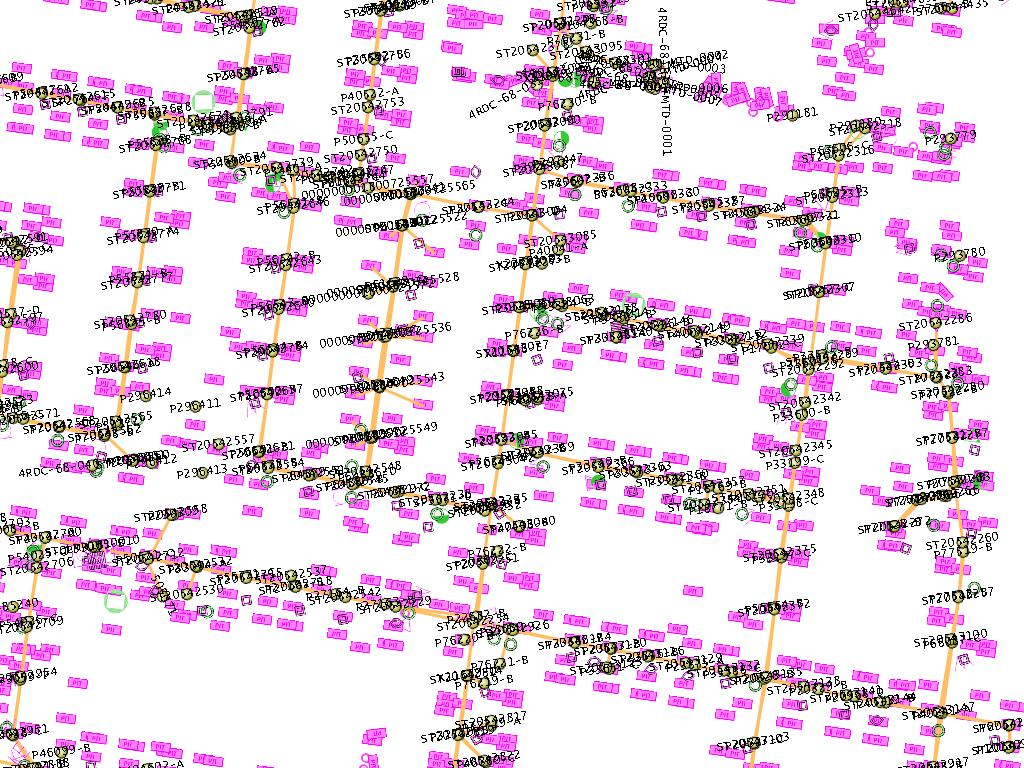
#> input picture WMS_Regression_Runner/Concept1/wms1.jpg, 1024 x 768 px
$ jupyter execute WMS_Regression_Runner_Concept1.ipynb
#> lines starting #> are read from the running program, lines starting #| are printed output that depends on the picture; long printed decimals are rounded
## WMS Regression Runner V1

[cell 1]
from PIL import Image, ImageChops, ImageStat
from os import remove
import argparse
import sys

[cell 2]
diff_img_file = 'diff_img.jpg'

def diff(im1_file,
         im2_file,
         delete_diff_file=False,
         diff_img_file=diff_img_file):
#> called with im1_file = 'wms1.jpg', im2_file = 'wms3.jpg', delete_diff_file = False, diff_img_file = 'diff1.jpg'
    im1 = Image.open(im1_file)
#> im1 is the input picture: PIL image 1024x768 RGB; mean R, G, B 229.5, 209.8, 225.3
    im2 = Image.open(im2_file)
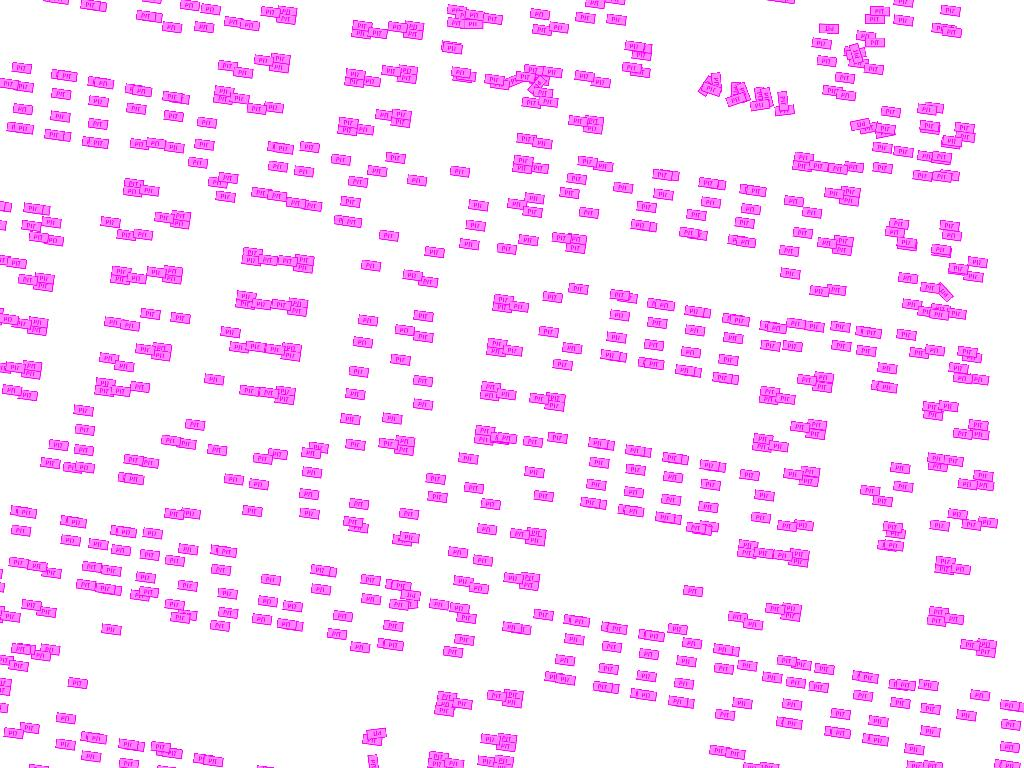
#> input picture WMS_Regression_Runner/Concept1/wms3.jpg, 1024 x 768 px
#> im2 is the input picture: PIL image 1024x768 RGB; mean R, G, B 250.6, 227.7, 250.4
    diff_img = ImageChops.difference(im1,im2)
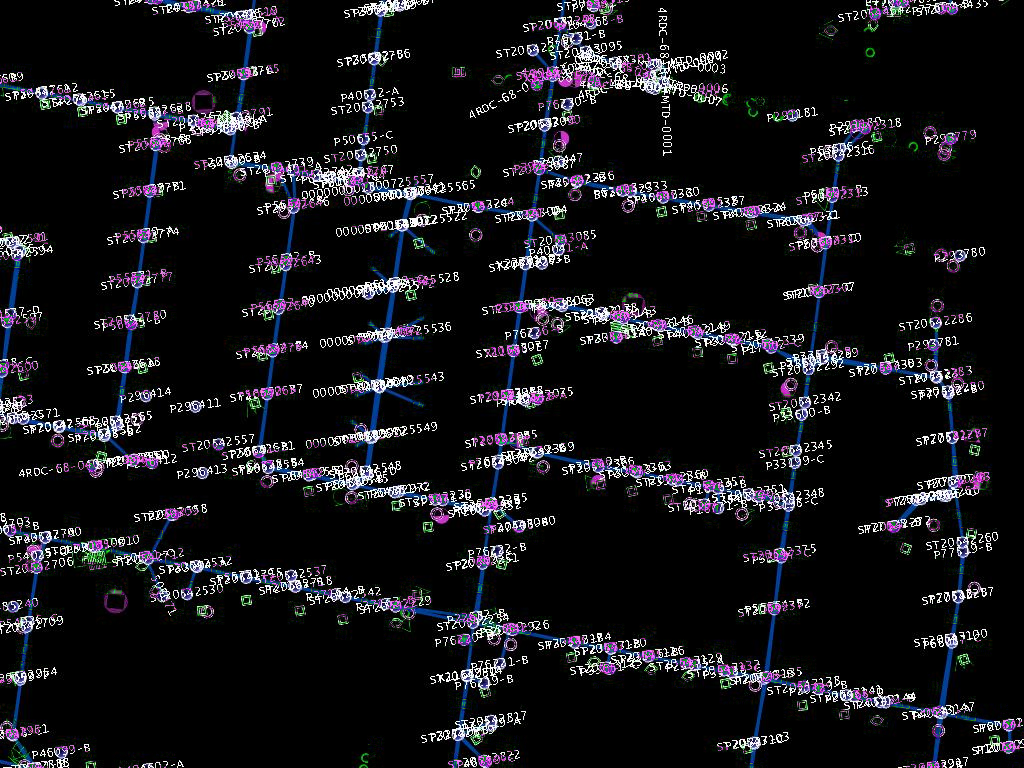
#> diff_img: PIL image 1024x768 RGB; mean R, G, B 22.1, 21.7, 25.9
    diff_img.convert('RGB').save(diff_img_file)
    stat = ImageStat.Stat(diff_img)
    # can be [r,g,b] or [r,g,b,a]
    sum_channel_values = sum(stat.mean)
#> sum_channel_values = 69.67
    max_all_channels = len(stat.mean) * 100
#> max_all_channels = 300
    diff_ratio = sum_channel_values/max_all_channels
#> diff_ratio = 0.232
    if delete_diff_file:
        remove(diff_img_file)
    return diff_ratio

[cell 3]
diff_ratio = diff('wms1.jpg',
                  'wms3.jpg',
                  False,
                  'diff1.jpg')
#> diff_ratio = 0.232

print('Images differ by {}%'.format(diff_ratio*100))
#| Images differ by 23.225%
